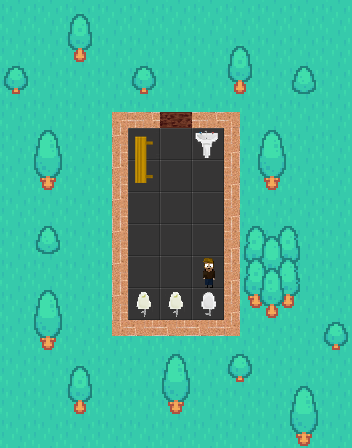

Below is a game level as drawn by its tile map, then a one-line description and the .tmx file that defines it, in full:
An orthogonal 11x14 tile map with 32x32 px tiles, 4 tile layers (Background, Object_pictures, Decorations, Walls), 12 tilesets and 11 objects (6x obstacle, 2x toilet_wrong, toilet_correct, npc_slim, spawnpoint).

<map version="1.10" tiledversion="1.11.2" orientation="orthogonal" renderorder="right-down" width="11" height="14" tilewidth="32" tileheight="32" infinite="0" nextlayerid="9" nextobjectid="40">
 <tileset firstgid="1" source="floor.tsx" />
 <tileset firstgid="4" source="orange_wall.tsx" />
 <tileset firstgid="6" source="toilets_objects.tsx" />
 <tileset firstgid="15" source="orange_wall_half.tsx" />
 <tileset firstgid="17" source="Bob.tsx" />
 <tileset firstgid="21" source="restroom_assets.tsx" />
 <tileset firstgid="25" source="brown_npc.tsx" />
 <tileset firstgid="29" source="julia_npc.tsx" />
 <tileset firstgid="33" source="green_npc.tsx" />
 <tileset firstgid="37" name="outer" tilewidth="32" tileheight="32" tilecount="54" columns="9">
  <image source="../images/Background/outer.png" trans="060000" width="288" height="192" />
 </tileset>
 <tileset firstgid="91" name="outer" tilewidth="32" tileheight="32" tilecount="54" columns="9">
  <image source="../images/Background/outer.png" trans="060000" width="288" height="192" />
 </tileset>
 <tileset firstgid="145" source="walls.tsx" />
 <layer id="1" name="Background" width="11" height="14">
  <data encoding="csv">
47,47,47,47,47,47,47,47,47,47,47,
47,47,47,47,47,47,47,47,47,47,47,
47,47,47,47,47,47,47,47,47,47,47,
47,47,47,47,47,47,47,47,47,47,47,
47,47,47,47,3,3,3,47,47,47,47,
47,47,47,47,3,3,3,47,47,47,47,
47,47,47,47,3,3,3,47,47,47,47,
47,47,47,47,3,3,3,47,47,47,47,
47,47,47,47,3,3,3,47,47,47,47,
47,47,47,47,3,3,3,47,47,47,47,
47,47,47,47,47,47,47,47,47,47,47,
47,47,47,47,47,47,47,47,47,47,47,
47,47,47,47,47,47,47,47,47,47,47,
47,47,47,47,47,47,47,47,47,47,47
</data>
 </layer>
 <layer id="4" name="Object_pictures" width="11" height="14">
  <data encoding="csv">
0,0,0,0,0,0,0,0,0,0,0,
0,0,0,0,0,0,0,0,0,0,0,
0,0,0,0,0,0,0,0,0,0,0,
0,0,0,0,0,0,0,0,0,0,0,
0,0,0,0,1610612758,0,23,0,0,0,0,
0,0,0,0,1610612757,0,0,0,0,0,0,
0,0,0,0,0,0,0,0,0,0,0,
0,0,0,0,0,0,0,0,0,0,0,
0,0,0,0,0,0,28,0,0,0,0,
0,0,0,0,3221225484,3221225484,3221225485,0,0,0,0,
0,0,0,0,0,0,0,0,0,0,0,
0,0,0,0,0,0,0,0,0,0,0,
0,0,0,0,0,0,0,0,0,0,0,
0,0,0,0,0,0,0,0,0,0,0
</data>
 </layer>
 <layer id="8" name="Decorations" width="11" height="14">
  <data encoding="csv">
0,0,68,0,0,0,0,0,0,0,0,
0,0,77,0,0,0,0,68,0,0,0,
90,0,0,0,90,0,0,77,0,72,0,
0,0,0,0,0,0,0,0,0,0,0,
0,67,0,0,0,0,0,0,67,0,0,
0,76,0,0,0,0,0,0,76,0,0,
0,0,0,0,0,0,0,0,0,0,0,
0,72,0,0,0,0,0,69,70,71,0,
0,0,0,0,0,0,0,78,79,80,0,
0,67,0,0,0,0,0,87,88,89,0,
0,76,0,0,0,0,0,0,0,0,90,
0,0,68,0,0,67,0,90,0,0,0,
0,0,77,0,0,76,0,0,0,67,0,
0,0,0,0,0,0,0,0,0,76,0
</data>
 </layer>
 <layer id="2" name="Walls" width="11" height="14">
  <data encoding="csv">
0,0,0,0,0,0,0,0,0,0,0,
0,0,0,0,0,0,0,0,0,0,0,
0,0,0,0,0,0,0,0,0,0,0,
0,0,0,16,1610612751,2684354705,1610612751,2684354576,0,0,0,
0,0,0,3221225487,0,0,0,15,0,0,0,
0,0,0,3221225487,0,0,0,15,0,0,0,
0,0,0,3221225487,0,0,0,15,0,0,0,
0,0,0,3221225487,0,0,0,15,0,0,0,
0,0,0,3221225487,0,0,0,15,0,0,0,
0,0,0,3221225487,0,0,0,15,0,0,0,
0,0,0,1610612752,2684354575,2684354575,2684354575,3221225488,0,0,0,
0,0,0,0,0,0,0,0,0,0,0,
0,0,0,0,0,0,0,0,0,0,0,
0,0,0,0,0,0,0,0,0,0,0
</data>
 </layer>
 <objectgroup id="5" name="Objects">
  <object id="2" name="Wall" type="obstacle" x="96" y="96" width="160" height="32" />
  <object id="3" name="Wall" type="obstacle" x="224" y="128" width="32" height="192" />
  <object id="4" name="Wall" type="obstacle" x="96" y="320" width="160" height="32" />
  <object id="5" name="Wall" type="obstacle" x="96" y="128" width="32" height="192" />
  <object id="29" name="Correct" type="toilet_correct" x="128" y="288" width="32" height="32" />
  <object id="30" name="Wrong" type="toilet_wrong" x="160" y="288" width="32" height="32" />
  <object id="31" name="Wrong" type="toilet_wrong" x="192" y="288" width="32" height="32" />
  <object id="36" name="NPC" type="npc_slim" x="192" y="256" width="32" height="32" />
  <object id="37" name="Bench" type="obstacle" x="135" y="136.033" width="12" height="47.0151" />
  <object id="39" name="Sink" type="obstacle" x="195.393" y="128" width="25.2139" height="32" />
 </objectgroup>
 <objectgroup id="6" name="Spawnpoint">
  <object id="12" name="Spawnpoint" type="spawnpoint" x="160" y="192" width="32" height="32" />
 </objectgroup>
</map>
